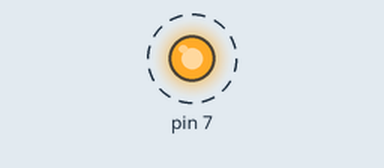
Simulated run of this sketch. Board: Arduino Uno, built with avr-gcc and run on an emulated ATmega328P. Shown: output pins drawn as LEDs (lit = HIGH). Dashed ring = blinking. What the sketch prints to the serial monitor is not drawn.

Above: at 0.5 s.
Timing chart, 0 to 4.6 s (numbered marks = the images above):
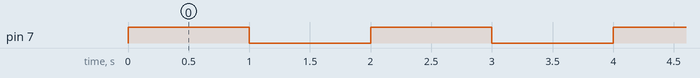

Measured:
- by itself, pin 7: alternates HIGH for 1.0 s and LOW for 1.0 s

The sketch:

Relay.ino
```cpp
void setup()
{
  Serial.begin(9600);
  pinMode(7, OUTPUT);
}

void loop()
{
  digitalWrite(7,1);
  Serial.println("Light ON");
  delay(1000);
  digitalWrite(7,0);
  Serial.println("Light OFF");
  delay(1000);

}
```
